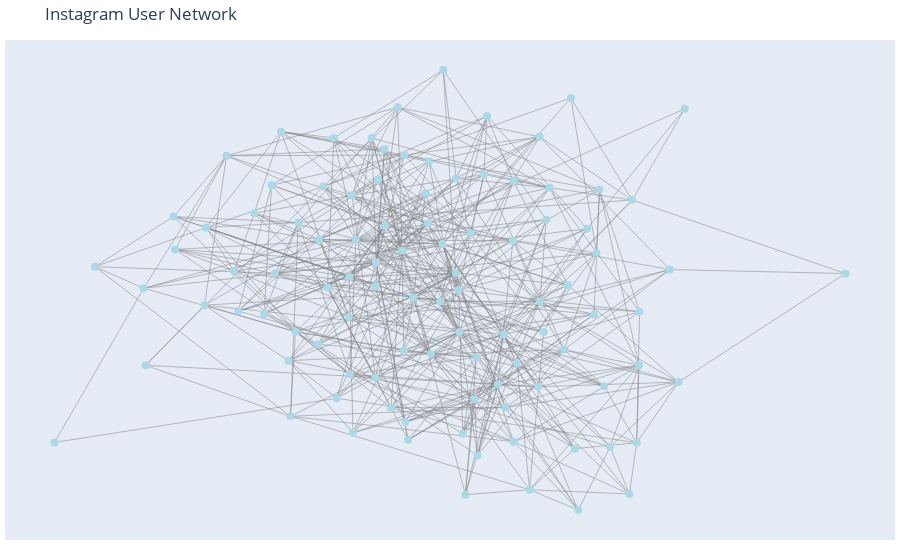

Notebook code cell kept with this figure:
### Code cell
# Compute the layout of the filtered graph using the Fruchterman-Reingold algorithm
pos = nx.spring_layout(G_top) #type: ignore

# Add the 'pos' attribute to each node in the filtered graph
for node in G_top.nodes():
    G_top.nodes[node]['pos'] = pos[node]

# Create a Plotly figure of the filtered network
fig = go.Figure()

# Add edges to the figure
edge_x = []
edge_y = []
for edge in G_top.edges():
    x0, y0 = G_top.nodes[edge[0]]['pos']
    x1, y1 = G_top.nodes[edge[1]]['pos']
    edge_x.append(x0)
    edge_x.append(x1)
    edge_x.append(None)
    edge_y.append(y0)
    edge_y.append(y1)
    edge_y.append(None)

fig.add_trace(go.Scatter(x=edge_x, y=edge_y, mode='lines', line=dict(color='gray', width=0.5), hoverinfo='none'))

# Add nodes to the figure
node_x = []
node_y = []
node_text = []
for node in G_top.nodes():
    x, y = G_top.nodes[node]['pos']
    node_x.append(x)
    node_y.append(y)
    node_text.append(node)

fig.add_trace(go.Scatter(x=node_x, y=node_y, mode='markers', marker=dict(color='lightblue', size=8), text=node_text, hovertemplate='%{text}', hoverinfo='text'))

# Set the layout of the figure
fig.update_layout(title='Instagram User Network', showlegend=False, hovermode='closest',
                  margin=dict(b=20,l=5,r=5,t=40),
                  xaxis=dict(showgrid=False, zeroline=False, showticklabels=False),
                  yaxis=dict(showgrid=False, zeroline=False, showticklabels=False))

# Display the figure
fig.show()

### Figure 1 — Plotly figure (JSON) as saved in the notebook; plotly's stock layout.template omitted (floating-point values rounded to 4 significant figures; data arrays with more than 128 entries replaced by an {"elided": "..."} marker saying what was removed)
{"data": [{"hoverinfo": "none", "line": {"color": "gray", "width": 0.5}, "mode": "lines", "type": "scatter", "x": {"elided": "1470 float values"}, "y": {"elided": "1470 float values"}}, {"hoverinfo": "text", "hovertemplate": "%{text}", "marker": {"color": "lightblue", "size": 8}, "mode": "markers", "text": ["CrTd6o7prTN", "CrV2kOLgqq8", "Cqp_XT-JQfQ", "CounSa6ArjL", "bommubhargavreddy", "___thekhanzeeshan_0032___", "offical__md__ali__08", "eviltanishq", "CrQ3Dx1pMTB", "CrXogaGgxAL", "dxshanker", "CopN45aJzLd", "CqDdvvxpz3r", "CqIrZbnpFFX", "star_krishh777", "thenameismalhar", "CpVJlKCpz9O", "madhur_1108", "harsh_sueee._", "x_abhishek_baghel_01_x", "CqX_p0lDtOw", "itz_kansal_sahab", "freeforgaming43", "Cqsp0vhpHgc", "aizaz__lucky", "CqazdxKJCdu", "Cq0fCzaJzPN", "Coz1p4aJGnd", "i_hate_y0u_very", "madxgaming01", "suhailkhan_444", "technicalshahban", "anubhootishukla_", "Co4yzWaJIOH", "chetann_rajputt", "14_naman007", "Co7O_U7p8ld", "Cq8MICtJmz_", "rudi_tiwari", "ujjwal.x.vibez", "katariaaryann", "CqiS0jvpGUa", "soham_xyt", "surendra_01001", "CqAzQ0JJlVL", "CqS6lTzDOU_", "bad__vibes_02", "ig_xgameryt_", "CrEBhhjpJBD", "CrI_4o2phRg", "Cp7zuJUJ10o", "CpkrfqWJ8fs", "CrOMKLLJG5L", "rohit_is_boss", "CpvCwotpVTM", "huzzi_16", "Co2R9LKJMYf", "Cq-wlvUpCIC", "Cp2txMyppm-", "CppyqFOJBST", "theepikfalcoxd", "os_4xvolt", "Cor4tutpdIm", "_.aksshhttttt", "chirag_singh_samant_", "supra___usman", "shashwat_inani", "sushantpokle", "shikhar_deep_singh", "aditya___291", "simple_dude809", "CqNxGb_JqNh", "hasnainsheikh70", "CpxhkhTp7oc", "skater_chirayu", "krishna__gemar", "dhruv404notfound", "CpA5iT1yBsB", "h.45h_raj_", "Cqna59Kppti", "official.king.360", "kavya_khatrii", "CoxIFOnJSbC", "idk_aay.ush_69", "CpFt5-TpBtj", "CpDS0smJTLQ", "rajsarkar0987", "manohargavit02", "vinayak_singh_meena", "its_the_starboy", "Co96kh2Ji9D", "CqlAroZpQqL", "akhan001434", "CpNey_7AUtp", "harsh2911__", "itz_jaat__.07", "md_ismail_93", "legitfamhacks", "CqdFed2Jczc", "CpXpF3pJGB_"], "type": "scatter", "x": [0.3341, 0.4353, 0.1658, -0.6794, 0.5787, -0.06003, -0.3949, -0.1063, 0.4991, 0.2418, -0.6841, -0.898, -0.266, -0.1272, -0.4568, 0.2115, -0.467, 0.3801, 0.4025, -0.6084, 0.07183, 0.005074, -0.1222, 0.2667, -0.07474, -0.3197, 0.3251, 0.3411, 0.2819, 0.08158, 0.117, 0.06469, -0.3688, 0.03487, -0.05611, -0.1279, -0.175, 0.2624, 0.1325, 0.5057, 0.4882, 0.1144, 0.3587, -0.2534, -0.3367, 0.6141, -0.189, -0.008079, 0.07364, 0.184, 0.29, 0.09963, 1, -0.1369, -0.3771, 0.5992, 0.1398, 0.2036, -0.1904, 0.2661, -0.4187, 0.02753, -0.8012, -0.05853, -0.5381, 0.2019, -0.1048, -0.1819, 0.5047, -0.221, 0.2029, 0.4097, -0.3319, -0.4852, 0.3964, -0.1918, 0.03293, -0.2636, 0.0007482, 0.1095, 0.06561, -0.6125, -0.06404, -0.09039, -0.1259, -0.1841, 0.2757, -0.04952, 0.4208, -0.2279, -0.3133, 0.1798, 0.08799, -0.243, -0.00229, 0.3507, -0.5342, 0.4814, -0.0367, -0.3545], "y": [0.01739, -0.4771, -0.2867, -0.2276, 0.06483, -0.1824, -0.07044, 0.4332, -0.4646, -0.6082, 0.007687, -0.4637, -0.1636, 0.01482, -0.06196, -0.2205, 0.06024, 0.1897, 0.1152, 0.1265, 0.002006, -0.1934, 0.3396, -0.03165, 0.5609, -0.1252, -0.1802, 0.5896, 0.2175, -0.4368, -0.5037, 0.05453, 0.05334, 0.6749, -0.4013, -0.2651, 0.156, -0.2934, 0.3555, -0.06378, 0.2774, -0.2031, -0.6701, 0.3188, -0.2137, 0.5564, -0.2554, 0.297, -0.126, -0.3569, 0.315, 0.1754, 0.05273, 0.4673, 0.3228, -0.279, 0.5345, -0.4613, 0.0426, 0.4705, 0.237, -0.03302, 0.07368, 0.4149, -0.04403, 0.1529, 0.1987, -0.434, -0.2276, -0.3286, 0.3346, 0.3092, -0.3836, 0.4127, -0.07231, -0.08027, 0.1428, 0.1567, 0.3949, -0.3315, 0.3439, 0.2269, 0.1224, -0.3576, 0.08649, 0.2917, -0.1264, -0.456, -0.2921, 0.4672, 0.2087, -0.1335, -0.6232, 0.009799, 0.2056, -0.4826, 0.1938, -0.6212, -0.02068, 0.4864]}], "layout": {"hovermode": "closest", "margin": {"b": 20, "l": 5, "r": 5, "t": 40}, "showlegend": false, "title": {"text": "Instagram User Network"}, "xaxis": {"showgrid": false, "showticklabels": false, "zeroline": false}, "yaxis": {"showgrid": false, "showticklabels": false, "zeroline": false}}}
